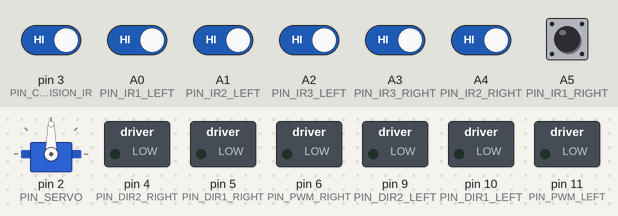
The sketch below on a simulated Arduino Uno, built with avr-gcc and run on an emulated ATmega328P. On the bench: servo, switched loads named in the sketch (green lamp = pin HIGH). Inputs (shaded band) come from the test bench; at power-on: A0 (PIN_IR1_LEFT), A1 (PIN_IR2_LEFT), A2 (PIN_IR3_LEFT), A3 (PIN_IR3_RIGHT), A4 (PIN_IR2_RIGHT), A5 (PIN_IR1_RIGHT), pin 3 (PIN_COLLISION_IR) HIGH.

Above: at 2.2 s.
2.3 s: pin 3 (PIN_COLLISION_IR) driven LOW
At 2.8 s:
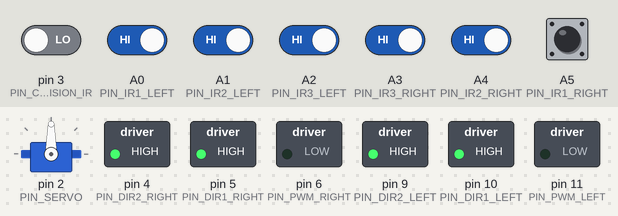
3.8 s: pin 3 (PIN_COLLISION_IR) driven HIGH and A0 (PIN_IR1_LEFT) driven LOW
At 5.0 s:
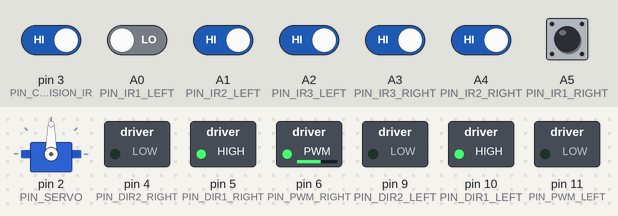
5.3 s: A1 (PIN_IR2_LEFT) driven LOW
At 6.2 s:
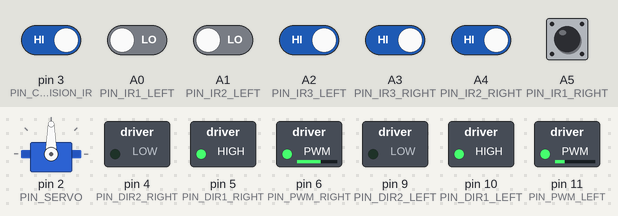
6.8 s: A2 (PIN_IR3_LEFT) driven LOW
At 7.4 s:
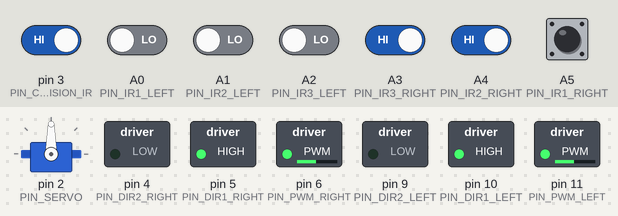
8.3 s: A3 (PIN_IR3_RIGHT) driven LOW
At 9.5 s:
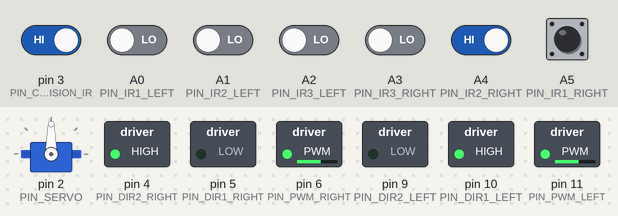
9.8 s: A4 (PIN_IR2_RIGHT) driven LOW
At 10.9 s:
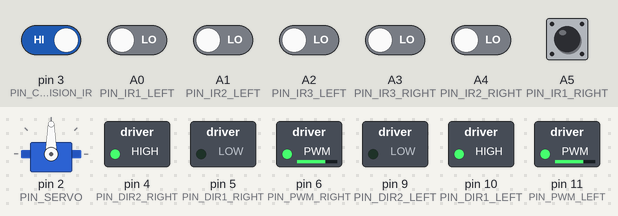
Timing chart, 0 to 12.3 s (numbered marks = the images above; inputs shaded):
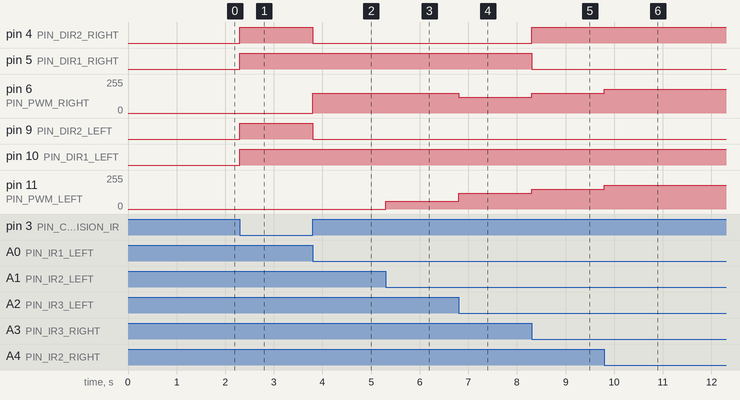

The sketch:

GoHome.ino
```cpp
// (licence header left out)
#include <Servo.h>

/* ir pin */
#define PIN_IR1_LEFT A0
#define PIN_IR2_LEFT A1
#define PIN_IR3_LEFT A2
#define PIN_IR3_RIGHT A3
#define PIN_IR2_RIGHT A4
#define PIN_IR1_RIGHT A5

/* collision pin */
#define PIN_COLLISION_IR 3

/* servo pin */
#define PIN_SERVO 2

#define IR_NUM 6
#define IR_NUM_MAX 6

#define STATE_TO_TOWER 0
#define STATE_TO_HOME 1
#define STATE_POST_BALL 2
#define STATE_FINDING_LINE 3


int collision_ir = 0;
int ir_array[IR_NUM] = { 0 };
const int ir_pin_array[IR_NUM_MAX] = {
   PIN_IR1_LEFT, PIN_IR2_LEFT, PIN_IR3_LEFT, PIN_IR3_RIGHT, PIN_IR2_RIGHT, PIN_IR1_RIGHT
};
const int ir_pos_map[IR_NUM_MAX] = {
    -5, -3, -1, 1, 3, 5
};

int car_direction = STATE_TO_TOWER;
Servo myservo;

void setup()
{
  initSerial();
  initMotor();
  initIR();
  initServo();
  delay(1000);
}

void loop()
{
  readIR();
  process();
  driveMotor();
}

void initServo()
{
  myservo.attach(PIN_SERVO);
  myservo.write(90);
}

void initSerial()
{
  Serial.begin(9600);
}

void process()
{
  int i;
  if (collision_ir == LOW) {
    stopDead(1000);
    return;
  }
  /* use 5 irs */
  if (ir_array[4] == LOW && ir_array[3] == LOW && ir_array[2] == LOW) {
    runRight(180, 2);
    // specific process
    for (i = 0; i < 6000; i++) {
      driveMotor();
    }
  } else if (ir_array[4] == LOW && ir_array[2] == LOW) {
    runRight(180, 2);
  } else if (ir_array[3] == LOW && ir_array[2] == LOW) {
    runRight(150, 2);
  } else if (ir_array[2] == LOW) {
    runByPosition(0, 2);
  } else if (ir_array[1] == LOW) {
    runByPosition(4, 2);
  } else if (ir_array[3] == LOW) {
    runByPosition(-4, 2);
  } else if (ir_array[0] == LOW) {
    runByPosition(6, 2);
  } else if (ir_array[4] == LOW) {
    runByPosition(-6, 2);
  }
}

/*
 IR Sensor
 */

void initIR()
{
  int i;
  // setting input pins
  for (i = 0; i < IR_NUM_MAX; i++) {
    pinMode(ir_pin_array[i], INPUT);
  }
  pinMode(PIN_COLLISION_IR, INPUT);
}

int readIR()
{
  int i;
  for (i = 0; i < IR_NUM; i++) {
     ir_array[i] = digitalRead(ir_pin_array[i]);
  }
  collision_ir = digitalRead(PIN_COLLISION_IR);
}
```

Motor.ino
```cpp
// (licence header left out)
/* pwm port 3, 5, 6, 9, 10, 11 */
#define PIN_PWM_LEFT 11
#define PIN_DIR1_LEFT 10
#define PIN_DIR2_LEFT 9
#define PIN_PWM_RIGHT 6
#define PIN_DIR1_RIGHT 5
#define PIN_DIR2_RIGHT 4

#define MOTOR_NUM 2
#define MOTOR_PWM 0
#define MOTOR_DIR1 1
#define MOTOR_DIR2 2
#define MOTOR_LEFT 0
#define MOTOR_RIGHT 1

int motor_array[3][MOTOR_NUM] = { 0 };
long motor_delay = 0; // in us
const int motor_pin_array[3][MOTOR_NUM] = {
  {PIN_PWM_LEFT, PIN_PWM_RIGHT}, // digital PWM pins
  {PIN_DIR1_LEFT, PIN_DIR1_RIGHT},
  {PIN_DIR2_LEFT, PIN_DIR2_RIGHT}
};

void initMotor()
{
  int i;
  for (i = 0; i < MOTOR_NUM; i++) {
    pinMode(motor_pin_array[MOTOR_DIR1][i], OUTPUT);
    pinMode(motor_pin_array[MOTOR_DIR2][i], OUTPUT);
  }
}

void runForward(int speed, int delay)
{
  motorForward(MOTOR_LEFT, speed);
  motorForward(MOTOR_RIGHT, speed);
  motor_delay = delay;
}

void runBackward(int speed, int delay)
{
  motorBackward(MOTOR_LEFT, speed);
  motorBackward(MOTOR_RIGHT, speed);
  motor_delay = delay;
}

void runLeft(int speed, int delay)
{
  motorBackward(MOTOR_LEFT, speed);
  motorForward(MOTOR_RIGHT, speed);
  motor_delay = delay;
}

void runRight(int speed, int delay)
{
  motorForward(MOTOR_LEFT, speed);
  motorBackward(MOTOR_RIGHT, speed);
  motor_delay = delay;
}

void stopDead(int delay)
{
  motorStop(MOTOR_LEFT);
  motorStop(MOTOR_RIGHT);
  motor_delay = delay;
}

void runByPosition(int position, int delay)
{
  if (position < -5) {
    motorForward(MOTOR_LEFT, 150);
    motorForward(MOTOR_RIGHT, 0);
  } else if (position >= -5 && position < -1) {
    motorForward(MOTOR_LEFT, 150);
    motorForward(MOTOR_RIGHT, 30 * position + 180);
  } else if (position >= -1 && position <= 1) {
    motorForward(MOTOR_LEFT, 120);
    motorForward(MOTOR_RIGHT, 120);
  } else if (position > 1 && position <= 5) {
    motorForward(MOTOR_LEFT, -30 * position + 180);
    motorForward(MOTOR_RIGHT, 150);
  } else if (position > 5) {
    motorForward(MOTOR_LEFT, 0);
    motorForward(MOTOR_RIGHT, 150);
  }
  motor_delay = delay;
}

void motorForward(int motor, int speed)
{
  motor_array[MOTOR_PWM][motor] = speed;
  motor_array[MOTOR_DIR1][motor] = HIGH;
  motor_array[MOTOR_DIR2][motor] = LOW;
}

void motorBackward(int motor, int speed)
{
  motor_array[MOTOR_PWM][motor] = speed;
  motor_array[MOTOR_DIR1][motor] = LOW;
  motor_array[MOTOR_DIR2][motor] = HIGH;
}

void motorStop(int motor)
{
  motor_array[MOTOR_PWM][motor] = 0;
  motor_array[MOTOR_DIR1][motor] = HIGH;
  motor_array[MOTOR_DIR2][motor] = HIGH;
}

int driveMotor()
{
  int i;
  for (i = 0; i < MOTOR_NUM; i++) {
    analogWrite(motor_pin_array[MOTOR_PWM][i], motor_array[MOTOR_PWM][i]);
    digitalWrite(motor_pin_array[MOTOR_DIR1][i], motor_array[MOTOR_DIR1][i]);
    digitalWrite(motor_pin_array[MOTOR_DIR2][i], motor_array[MOTOR_DIR2][i]);
  }
  delayMicroseconds(motor_delay);
}
```

PID.ino
```cpp
// (licence header left out)
#define PID_P_FACTOR 5.9
#define PID_I_FACTOR 0
#define PID_D_FACTOR 0
#define PID_SCALING_FACTOR 128

struct pid_t {
  int p_factor;
  int i_factor;
  int d_factor;
  int sum_error;
  int last_error;
};

struct pid_t pid = {
  PID_P_FACTOR * PID_SCALING_FACTOR,
  PID_I_FACTOR * PID_SCALING_FACTOR,
  PID_D_FACTOR * PID_SCALING_FACTOR,
  0,
  0
};

int processPID(int setPoint, int processValue, struct pid_t *pid)
{
    int error = 0;
    int p_term = 0;
    int i_term = 0;
    int d_term = 0;
    int ret = 0;
    error = setPoint - processValue;
    p_term = pid->p_factor * error;
    //pid->sum_error = pid->sum_error + error;
    //i_term = pid->i_factor * pid->sum_error;
    d_term = pid->d_factor * (pid->last_error - error);
    pid->last_error = error;
    ret = (p_term + i_term + d_term) / PID_SCALING_FACTOR;
    /* TODO: check value range */
    return ret;
}
```

Measured:
- after the input at 2.3 s, pin 4 (PIN_DIR2_RIGHT), pin 5 (PIN_DIR1_RIGHT), pin 9 (PIN_DIR2_LEFT), pin 10 (PIN_DIR1_LEFT): LOW → HIGH at once
- after the input at 3.8 s, pin 4 (PIN_DIR2_RIGHT), pin 9 (PIN_DIR2_LEFT): HIGH → LOW at once; pin 6 (PIN_PWM_RIGHT): 0/255 → 150/255 at once
- after the input at 5.3 s, pin 11 (PIN_PWM_LEFT): 0/255 → 60/255 at once
- after the input at 6.8 s, pin 6 (PIN_PWM_RIGHT): 150/255 → 120/255 at once; pin 11 (PIN_PWM_LEFT): 60/255 → 120/255 at once
- after the input at 8.3 s, pin 4 (PIN_DIR2_RIGHT): LOW → HIGH at once; pin 5 (PIN_DIR1_RIGHT): HIGH → LOW at once; pin 6 (PIN_PWM_RIGHT), pin 11 (PIN_PWM_LEFT): 120/255 → 150/255 at once
- after the input at 9.8 s, pin 6 (PIN_PWM_RIGHT), pin 11 (PIN_PWM_LEFT): 150/255 → 180/255 at once
